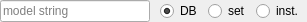
<?xml version="1.0" encoding="UTF-8"?>
<ui version="4.0">
 <class>CAircraftModelStringCompleter</class>
 <widget class="QFrame" name="CAircraftModelStringCompleter">
  <property name="geometry">
   <rect>
    <x>0</x>
    <y>0</y>
    <width>301</width>
    <height>22</height>
   </rect>
  </property>
  <property name="windowTitle">
   <string>Frame</string>
  </property>
  <layout class="QHBoxLayout" name="hl_ModelStringCompleter">
   <property name="leftMargin">
    <number>0</number>
   </property>
   <property name="topMargin">
    <number>0</number>
   </property>
   <property name="rightMargin">
    <number>0</number>
   </property>
   <property name="bottomMargin">
    <number>0</number>
   </property>
   <item>
    <widget class="QLineEdit" name="le_modelString">
     <property name="minimumSize">
      <size>
       <width>150</width>
       <height>0</height>
      </size>
     </property>
     <property name="placeholderText">
      <string>model string</string>
     </property>
    </widget>
   </item>
   <item>
    <widget class="QWidget" name="wi_SourceSelection" native="true">
     <layout class="QHBoxLayout" name="hl_SourceSelection">
      <property name="leftMargin">
       <number>4</number>
      </property>
      <property name="topMargin">
       <number>0</number>
      </property>
      <property name="rightMargin">
       <number>4</number>
      </property>
      <property name="bottomMargin">
       <number>0</number>
      </property>
      <item>
       <widget class="QRadioButton" name="rb_Db">
        <property name="text">
         <string>DB</string>
        </property>
        <property name="checked">
         <bool>true</bool>
        </property>
       </widget>
      </item>
      <item>
       <widget class="QRadioButton" name="rb_ModelSet">
        <property name="toolTip">
         <string>own model set</string>
        </property>
        <property name="text">
         <string>set</string>
        </property>
       </widget>
      </item>
      <item>
       <widget class="QRadioButton" name="rb_OwnModels">
        <property name="toolTip">
         <string>all installed models</string>
        </property>
        <property name="text">
         <string>inst.</string>
        </property>
       </widget>
      </item>
     </layout>
    </widget>
   </item>
  </layout>
 </widget>
 <resources/>
 <connections/>
</ui>
